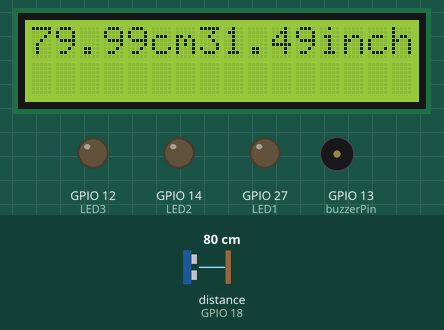
Bench run of a sketch on a simulated ESP32. Shown: 16×2 character LCD, output pins drawn as LEDs (lit = HIGH), buzzer (waves = sounding, pin HIGH). Wiring (inferred from the names in the program): ultrasonic range finder: trigger GPIO 5; echo GPIO 18. Dashed ring = blinking. The test bench sets the inputs (shaded band); at power-on: distance to the obstacle (sensor on GPIO 18) 80 cm. The echo pulse lasts 58.3 µs per cm; pins used as bus, display or sensor lines are not drawn; what the sketch prints to the serial monitor is not drawn.

Above: at 1.3 s.
1.4 s: distance to the obstacle (sensor on GPIO 18) set to 16 cm
At 2.3 s:
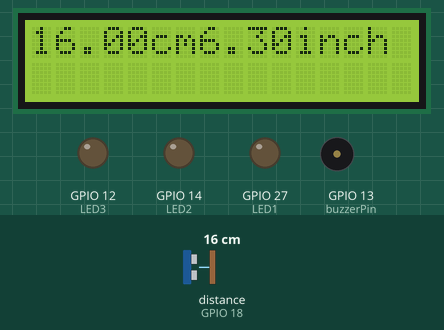
3.0 s: distance to the obstacle (sensor on GPIO 18) set to 13 cm
At 3.57 s:
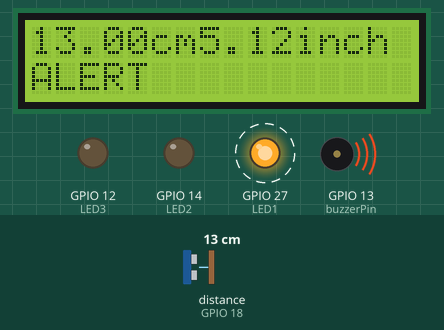
5.1 s: distance to the obstacle (sensor on GPIO 18) set to 9 cm
At 5.65 s:
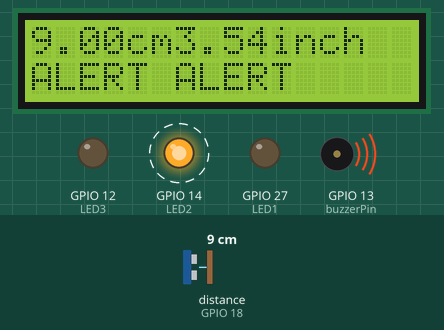
7.7 s: distance to the obstacle (sensor on GPIO 18) set to 6 cm
At 8.4 s:
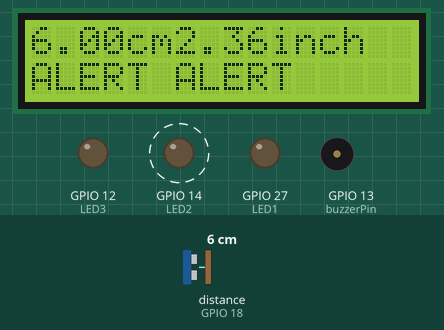
9.5 s: distance to the obstacle (sensor on GPIO 18) set to 3 cm
At 9.71 s:
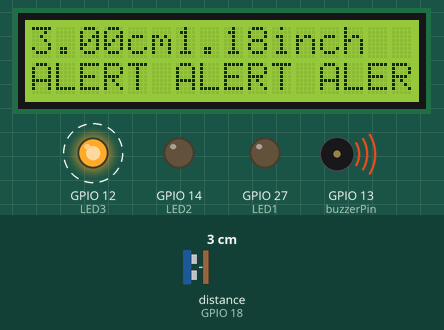
Timing chart, 0 to 12.8 s (numbered marks = the images above; inputs shaded):
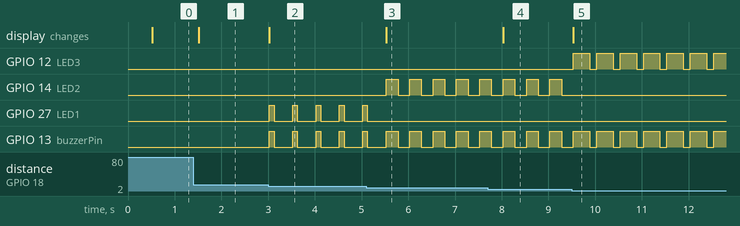

The sketch:

sonar1.ino
```cpp
#include <Wire.h>
#include <LiquidCrystal_I2C.h>

LiquidCrystal_I2C lcd(0x27, 16, 2);

const int trigPin = 5;
const int echoPin = 18;
const int buzzerPin = 13;
const int LED1 = 27;
const int LED2 = 14;
const int LED3 = 12;

#define SOUND_SPEED 0.0343
#define CM_TO_INCH 0.393701

long duration;
float distanceCm;
float distanceInch;
unsigned long previousMillis = 0;
const long interval = 500;

void setup() {
  Serial.begin(115200);
  lcd.init();
  lcd.init();
  lcd.backlight();
  lcd.setCursor(0,0);
  pinMode(trigPin, OUTPUT);
  pinMode(echoPin, INPUT);
  pinMode(buzzerPin, OUTPUT);
  pinMode(LED1, OUTPUT);
  pinMode(LED2, OUTPUT);
  pinMode(LED3, OUTPUT);
}

void loop() {
  unsigned long currentMillis = millis();

  if (currentMillis - previousMillis >= interval) {
    previousMillis = currentMillis;

    digitalWrite(trigPin, LOW);
    delayMicroseconds(2);
    digitalWrite(trigPin, HIGH);
    delayMicroseconds(10);
    digitalWrite(trigPin, LOW);

    duration = pulseIn(echoPin, HIGH);

    distanceCm = duration * SOUND_SPEED / 2;
    distanceInch = distanceCm * CM_TO_INCH;

    Serial.print("Distance (cm): ");
    Serial.println(distanceCm);
    Serial.print("Distance (inch): ");
    Serial.println(distanceInch);

    lcd.clear();
    lcd.setCursor(0, 0);
    lcd.print(distanceCm);
    lcd.print("cm");
    lcd.print(distanceInch);
    lcd.print("inch");

    digitalWrite(LED1, LOW);
    digitalWrite(LED2, LOW);
    digitalWrite(LED3, LOW);
    digitalWrite(buzzerPin, LOW);

    if (distanceCm > 10 && distanceCm <= 15) {
      lcd.setCursor(0, 1);
      lcd.print("ALERT");
      Serial.println("ALERT");
      digitalWrite(LED1, HIGH);
      digitalWrite(buzzerPin, HIGH);
      delay(100);
      digitalWrite(LED1, LOW);
      digitalWrite(buzzerPin, LOW);
    } else if (distanceCm > 5 && distanceCm <= 10) {
      lcd.setCursor(0, 1);
      lcd.print("ALERT ALERT");
      Serial.println("ALERT ALERT");
      digitalWrite(LED2, HIGH);
      digitalWrite(buzzerPin, HIGH);
      delay(250);
      digitalWrite(LED2, LOW);
      digitalWrite(buzzerPin, LOW);
    } else if (distanceCm > 0 && distanceCm <= 5) {
      lcd.setCursor(0, 1);
      lcd.print("ALERT ALERT ALERT");
      Serial.println("ALERT ALERT ALERT");
      digitalWrite(LED3, HIGH);
      digitalWrite(buzzerPin, HIGH);
      delay(350);
      digitalWrite(LED3, LOW);
      digitalWrite(buzzerPin, LOW);
    }
  }
}
```

Measured:
- the behaviour switches between 15 and 14 cm on distance to the obstacle (sensor on GPIO 18) (found by bisection; images 1 and 2)
- the behaviour switches between 11 and 10 cm on distance to the obstacle (sensor on GPIO 18) (found by bisection; images 2 and 3)
- the behaviour switches between 5 and 4 cm on distance to the obstacle (sensor on GPIO 18) (found by bisection; images 4 and 5)
- after the input at 1.4 s, the display: changes after 0.12 s (image 1)
- after the input at 3.0 s, GPIO 27 (LED1), GPIO 13 (buzzerPin): alternates HIGH for 0.10 s and LOW for 0.40 s, starting at once; the display: changes at once (image 2)
- after the input at 5.1 s, GPIO 14 (LED2): alternates HIGH for 0.25 s and LOW for 0.25 s, starting after 0.43 s; GPIO 27 (LED1): goes on until 5.1 s, then stays LOW; the display: changes after 0.43 s (image 3)
- after the input at 7.7 s, the display: changes after 0.33 s (image 4)
- after the input at 9.5 s, GPIO 12 (LED3): alternates HIGH for 0.35 s and LOW for 0.15 s, starting at once; GPIO 14 (LED2): stops changing and stays LOW; the display: changes at once (image 5)
